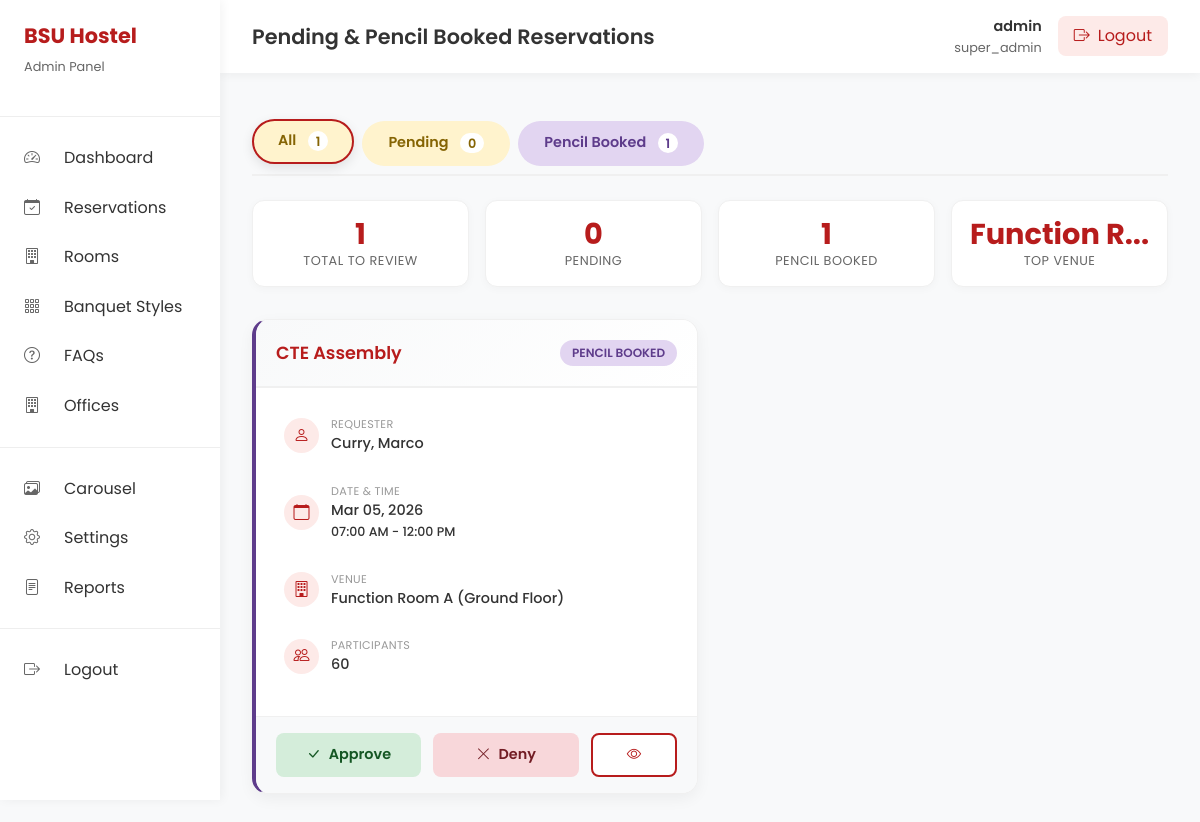
Before: /admin/reservations_pending.php (signed in) with the older database file.
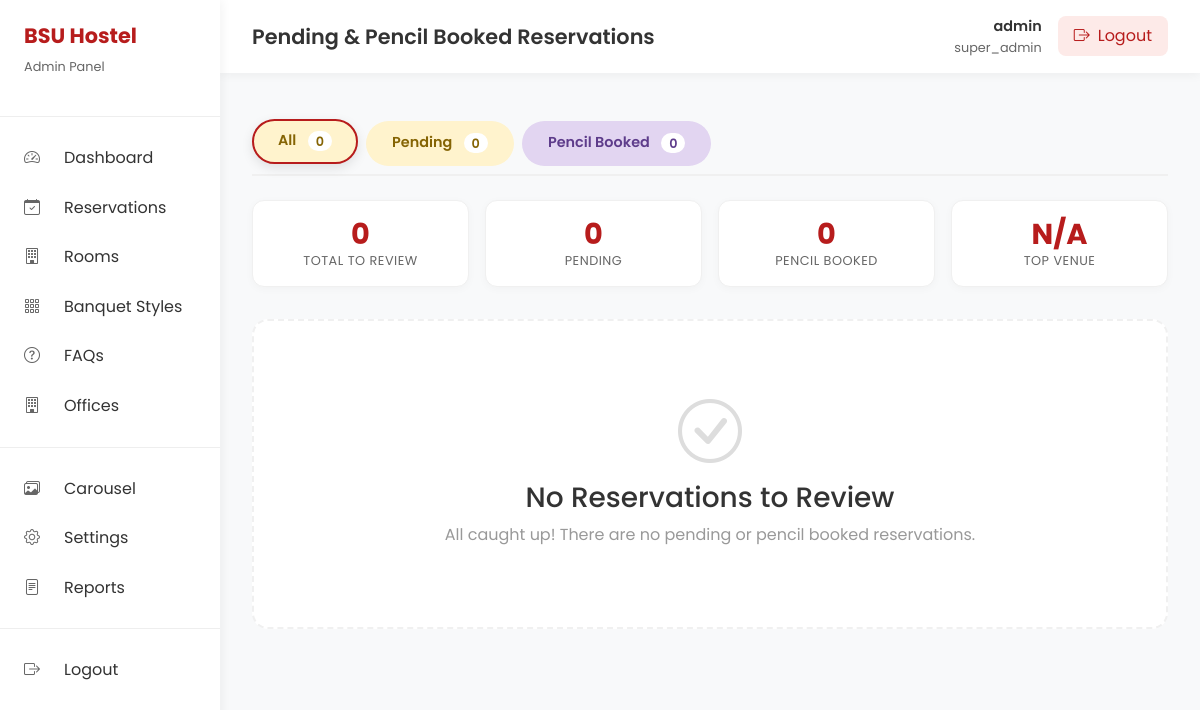
After: the same page with the newer database file.
### tables this page shows
CREATE TABLE `facility_reservations` (
  `id` int(11) NOT NULL,
  `booking_no` varchar(50) NOT NULL,
  `reservation_no` varchar(50) NOT NULL,
  `last_name` varchar(100) NOT NULL,
  `first_name` varchar(100) NOT NULL,
  `middle_initial` varchar(10) DEFAULT NULL,
  `office_type_id` int(11) NOT NULL,
  `office_id` int(11) DEFAULT NULL,
  `external_office_name` varchar(255) DEFAULT NULL,
  `activity_name` varchar(255) NOT NULL,
  `event_type_id` int(11) DEFAULT NULL,
  `venue_id` int(11) NOT NULL,
  `venue_setup_id` int(11) NOT NULL,
  `banquet_style_id` int(11) DEFAULT NULL,
  `start_datetime` datetime NOT NULL,
  `end_datetime` datetime NOT NULL,
  `participants_count` int(11) NOT NULL CHECK (`participants_count` <= 200),
  `email` varchar(255) NOT NULL,
  `contact_number` varchar(50) NOT NULL,
  `miscellaneous_items` longtext DEFAULT NULL CHECK (json_valid(`miscellaneous_items`)),
  `additional_instruction` text DEFAULT NULL,
  `status` enum('pending','pencil_booked','approved','denied','cancelled','completed') NOT NULL DEFAULT 'pending',
  `admin_remarks` text DEFAULT NULL,
  `created_at` timestamp NOT NULL DEFAULT current_timestamp(),
  `updated_at` timestamp NOT NULL DEFAULT current_timestamp() ON UPDATE current_timestamp()
);

CREATE TABLE `venues` (
  `id` int(11) NOT NULL,
  `name` varchar(255) NOT NULL,
  `capacity` int(11) DEFAULT 0,
  `floor` varchar(50) DEFAULT NULL,
  `description` text DEFAULT NULL,
  `is_active` tinyint(1) DEFAULT 1,
  `created_at` timestamp NOT NULL DEFAULT current_timestamp(),
  `color` varchar(20) DEFAULT NULL,
  `is_available` tinyint(1) NOT NULL DEFAULT 1 COMMENT '1 = bookable, 0 = hidden from showcase + reservation form',
  `price` decimal(10,2) DEFAULT NULL COMMENT 'Nightly rate for guest rooms / room hire fee for function rooms',
  `extra_bed_available` tinyint(1) NOT NULL DEFAULT 0 COMMENT '1 = extra beds can be requested for this guest room',
  `extra_bed_price` decimal(10,2) DEFAULT 500.00 COMMENT 'Price per extra bed per night',
  `half_day_rate` decimal(10,2) NOT NULL DEFAULT 2000.00,
  `whole_day_rate` decimal(10,2) NOT NULL DEFAULT 3000.00,
  `extension_rate` decimal(10,2) NOT NULL DEFAULT 400.00,
  `sound_system_fee` decimal(10,2) NOT NULL DEFAULT 1500.00
);

### admin/reservations_pending.php (the view, shortened to what the changed rows need)
<?php
require_once __DIR__ . '/inc/header.php';
$reservations = $conn->query("
    SELECT r.*,
           v.name as venue_name,
           v.floor,
           CONCAT(r.last_name, ', ', r.first_name) as requester_name
    FROM facility_reservations r
    JOIN venues v ON r.venue_id = v.id
    WHERE r.status IN ('pending', 'pencil_booked')
    ORDER BY
        CASE r.status
            WHEN 'pending' THEN 1
            WHEN 'pencil_booked' THEN 2
        END,
        r.start_datetime ASC
");
$pending_count = $conn->query("SELECT COUNT(*) as count FROM facility_reservations WHERE status = 'pending'")->fetch_assoc()['count'];
$pencil_count = $conn->query("SELECT COUNT(*) as count FROM facility_reservations WHERE status = 'pencil_booked'")->fetch_assoc()['count'];
$total_count = $pending_count + $pencil_count;
?>
<div class="content-area pending-container">
    <div class="status-tabs">
        <div class="status-tab pending-tab active" onclick="filterReservations('all')">
            All <span class="count"><?= $total_count ?></span>
        </div>
        <div class="status-tab pencil-tab" onclick="filterReservations('pencil')">
            Pencil Booked <span class="count"><?= $pencil_count ?></span>
        </div>
    </div>
    <?php
    $most_requested = $conn->query("
        SELECT v.name, COUNT(*) as count
        FROM facility_reservations r
        JOIN venues v ON r.venue_id = v.id
        WHERE r.status IN ('pending', 'pencil_booked')
        GROUP BY v.name
        ORDER BY count DESC
        LIMIT 1
    ")->fetch_assoc();
    ?>
    <div class="quick-stats">
        <div class="quick-stat-card">
            <div class="quick-stat-number"><?= $total_count ?></div>
            <div class="quick-stat-label">Total to Review</div>
        </div>
        <div class="quick-stat-card">
            <div class="quick-stat-number"><?= $pencil_count ?></div>
            <div class="quick-stat-label">Pencil Booked</div>
        </div>
        <div class="quick-stat-card">
            <div class="quick-stat-number"><?= $most_requested ? substr($most_requested['name'], 0, 10) . '...' : 'N/A' ?></div>
            <div class="quick-stat-label">Top Venue</div>
        </div>
    </div>
    <?php if ($total_count > 0): ?>
        <div class="reservation-grid" id="reservationGrid">
            <?php
            $reservations->data_seek(0);
            while ($row = $reservations->fetch_assoc()):
                $is_pending = $row['status'] === 'pending';
                $card_class = $is_pending ? 'pending-card' : 'pencil-card';
                $badge_class = $is_pending ? 'pending' : 'pencil';
                $badge_text = $is_pending ? 'PENDING' : 'PENCIL BOOKED';
            ?>
            <div class="reservation-card <?= $card_class ?>" data-status="<?= $row['status'] ?>" id="reservation-<?= $row['id'] ?>">
                <div class="reservation-header">
                    <h3><?= htmlspecialchars($row['activity_name']) ?></h3>
                    <span class="reservation-badge <?= $badge_class ?>"><?= $badge_text ?></span>
                </div>
                <div class="reservation-body">
                    <div class="reservation-detail">
                        <div class="detail-icon"><i class="bi bi-person"></i></div>
                        <div class="detail-content">
                            <div class="detail-label">Requester</div>
                            <div class="detail-value"><?= htmlspecialchars($row['requester_name']) ?></div>
                        </div>
                    </div>
                    <div class="reservation-detail">
                        <div class="detail-icon"><i class="bi bi-calendar"></i></div>
                        <div class="detail-content">
                            <div class="detail-label">Date & Time</div>
                            <div class="detail-value">
                                <?= date('M d, Y', strtotime($row['start_datetime'])) ?><br>
                                <small><?= date('h:i A', strtotime($row['start_datetime'])) ?> - <?= date('h:i A', strtotime($row['end_datetime'])) ?></small>
                            </div>
                        </div>
                    </div>
                    <div class="reservation-detail">
                        <div class="detail-icon"><i class="bi bi-building"></i></div>
                        <div class="detail-content">
                            <div class="detail-label">Venue</div>
                            <div class="detail-value"><?= htmlspecialchars($row['venue_name'] . ' (' . $row['floor'] . ')') ?></div>
                        </div>
                    </div>
                    <div class="reservation-detail">
                        <div class="detail-icon"><i class="bi bi-people"></i></div>
                        <div class="detail-content">
                            <div class="detail-label">Participants</div>
                            <div class="detail-value"><?= $row['participants_count'] ?></div>
                        </div>
                    </div>
                </div>
                <div class="reservation-footer">
                    <?php if ($is_pending): ?>
                        <button class="btn-action btn-approve"
                            onclick="handleAction(<?= $row['id'] ?>, 'approve', '<?= htmlspecialchars(addslashes($row['activity_name'])) ?>')">
                            <i class="bi bi-check-lg"></i> Approve
                        </button>
                        <button class="btn-action btn-pencil"
                            onclick="handleAction(<?= $row['id'] ?>, 'pencil', '<?= htmlspecialchars(addslashes($row['activity_name'])) ?>')">
                            <i class="bi bi-pencil"></i> Pencil
                        </button>
                    <?php else: ?>
                        <button class="btn-action btn-approve"
                            onclick="handleAction(<?= $row['id'] ?>, 'approve', '<?= htmlspecialchars(addslashes($row['activity_name'])) ?>')">
                            <i class="bi bi-check-lg"></i> Approve
                        </button>
                    <?php endif; ?>
                    <button class="btn-action btn-deny"
                        onclick="handleAction(<?= $row['id'] ?>, 'deny', '<?= htmlspecialchars(addslashes($row['activity_name'])) ?>')">
                        <i class="bi bi-x-lg"></i> Deny
                    </button>
                    <button class="btn-action btn-view" onclick="viewDetails(<?= $row['id'] ?>)">
                        <i class="bi bi-eye"></i>
                    </button>
                </div>
            </div>
            <?php endwhile; ?>
        </div>
    <?php else: ?>
        <div class="empty-state">
            <i class="bi bi-check-circle"></i>
            <h3>No Reservations to Review</h3>
            <p>All caught up! There are no pending or pencil booked reservations.</p>
        </div>
    <?php endif; ?>
</div>
<?php require_once __DIR__ . '/inc/footer.php'; ?>

Changed rows visible on the page:
no longer on this page (row edited): facility_reservations: activity_name "CTE Assembly", status "PENCIL BOOKED", requester_name "Curry, Marco", start_datetime "Mar 05, 2026", start_datetime "07:00 AM", end_datetime "12:00 PM", venue.floor "Function Room A (Ground Floor)", participants_count "60"
Other visible differences:
$total_count: "1" → "0"
$pencil_count: "1" → "0"
substr($most_requested['name'], 0, 10): "Function R" → (not shown)
text now shown: "N/A No Reservations to Review All caught up! There are no pending or pencil booked reservations."
